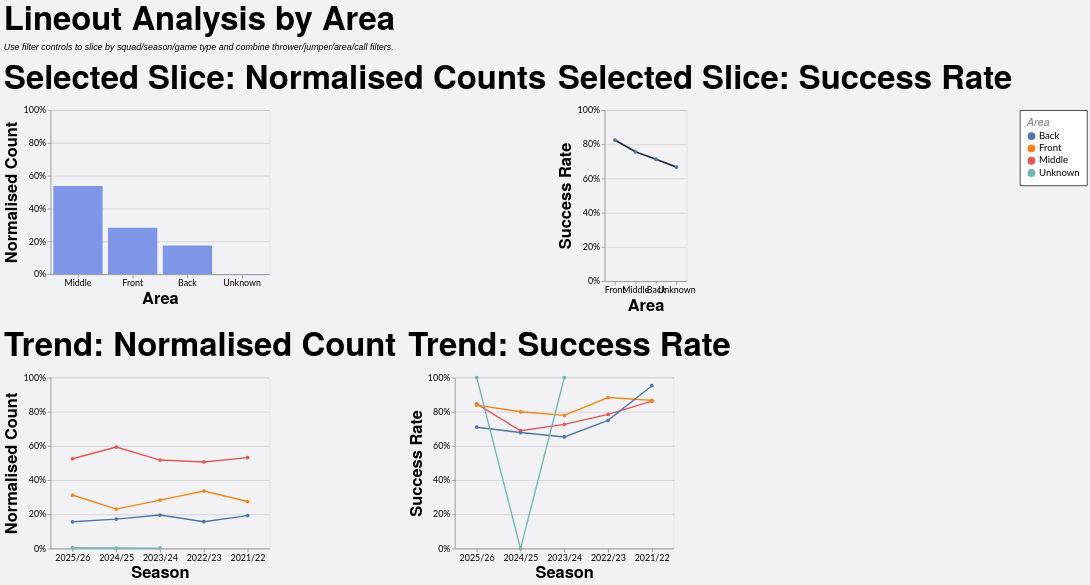

Describe this chart as a Vega-Lite specification.
### Vega-Lite specification from a JSON file in a GitHub repository (floating-point values rounded to 4 significant figures; data arrays with more than 128 entries replaced by an {"elided": "..."} marker saying what was removed)
{"config": {"axis": {"labelFont": "Lato, sans-serif", "titleFont": "PT Sans Narrow, Helvetica Neue, Helvetica, Arial, sans-serif", "labelFontSize": 13, "titleFontSize": 24, "gridColor": "#202947", "gridOpacity": 0.2}, "header": {"labelFont": "PT Sans Narrow, Helvetica Neue, Helvetica, Arial, sans-serif", "titleFont": "PT Sans Narrow, Helvetica Neue, Helvetica, Arial, sans-serif", "labelFontSize": 24, "titleFontSize": 28, "labelFontWeight": "bold", "orient": "left"}, "legend": {"labelFont": "Lato, sans-serif", "titleFont": "PT Sans Narrow, Helvetica Neue, Helvetica, Arial, sans-serif", "labelFontSize": 14, "titleFontSize": 16, "titlePadding": 5, "fillColor": "white", "strokeColor": "black", "padding": 10, "titleFontWeight": "lighter", "titleFontStyle": "italic", "titleColor": "gray", "offset": 10}, "title": {"font": "PT Sans Narrow, Helvetica Neue, Helvetica, Arial, sans-serif", "fontSize": 48, "fontWeight": "bold", "anchor": "start", "align": "center", "titlePadding": 20, "subtitlePadding": 10, "subtitleFontSize": 13, "subtitleColor": "", "subtitleFontStyle": "italic", "offset": 15, "color": "black"}, "axisX": {"labelAngle": 0}, "facet": {"title": null, "header": null, "align": {"row": "each", "column": "each"}}, "resolve": {"scale": {"y": "independent", "facet": "independent"}}, "background": "#f2f1f4"}, "vconcat": [{"hconcat": [{"mark": {"type": "bar", "color": "#7d96e8"}, "encoding": {"tooltip": [{"field": "area", "title": "Area", "type": "nominal"}, {"field": "attempts", "format": ",.0f", "title": "Lineouts", "type": "quantitative"}, {"field": "share", "format": ".1%", "title": "Normalised Count", "type": "quantitative"}], "x": {"field": "area", "sort": "-y", "title": "Area", "type": "nominal"}, "y": {"axis": {"format": "%"}, "field": "share", "scale": {"domain": [0, 1]}, "title": "Normalised Count", "type": "quantitative"}}, "height": 240, "title": "Selected Slice: Normalised Counts", "transform": [{"filter": "(loSquad == 'All' || datum.squad == loSquad) && (loGameType == 'All' || (loGameType == 'League + Cup' && (datum.game_type == 'League' || datum.game_type == 'Cup')) || (loGameType == 'League only' && datum.game_type == 'League') || datum.game_type == loGameType) && (loOpposition == 'All' || datum.opposition == loOpposition) && (loThrower == 'All' || datum.thrower == loThrower) && (loJumper == 'All' || datum.jumper == loJumper) && (loArea == 'All' || datum.area == loArea) && (loNumbers == 'All' || datum.numbers == loNumbers) && (loCall == 'All' || datum.call == loCall) && (loCallType == 'All' || datum.call_type == loCallType)"}, {"filter": "(loSeason == 'All' || datum.season == loSeason)"}, {"aggregate": [{"op": "count", "as": "attempts"}, {"op": "sum", "field": "won", "as": "won"}], "groupby": ["area"]}, {"joinaggregate": [{"op": "sum", "field": "attempts", "as": "total_attempts"}]}, {"calculate": "datum.attempts / datum.total_attempts", "as": "share"}, {"calculate": "datum.won / datum.attempts", "as": "success_rate"}], "width": 320}, {"mark": {"type": "line", "color": "#202946", "point": true, "strokeWidth": 2.5}, "encoding": {"tooltip": [{"field": "area", "title": "Area", "type": "nominal"}, {"field": "won", "format": ",.0f", "title": "Won", "type": "quantitative"}, {"field": "attempts", "format": ",.0f", "title": "Lineouts", "type": "quantitative"}, {"field": "success_rate", "format": ".1%", "title": "Success Rate", "type": "quantitative"}], "x": {"field": "area", "sort": "-y", "title": "Area", "type": "nominal"}, "y": {"axis": {"format": "%"}, "field": "success_rate", "scale": {"domain": [0, 1]}, "title": "Success Rate", "type": "quantitative"}}, "height": 250, "title": "Selected Slice: Success Rate", "transform": [{"filter": "(loSquad == 'All' || datum.squad == loSquad) && (loGameType == 'All' || (loGameType == 'League + Cup' && (datum.game_type == 'League' || datum.game_type == 'Cup')) || (loGameType == 'League only' && datum.game_type == 'League') || datum.game_type == loGameType) && (loOpposition == 'All' || datum.opposition == loOpposition) && (loThrower == 'All' || datum.thrower == loThrower) && (loJumper == 'All' || datum.jumper == loJumper) && (loArea == 'All' || datum.area == loArea) && (loNumbers == 'All' || datum.numbers == loNumbers) && (loCall == 'All' || datum.call == loCall) && (loCallType == 'All' || datum.call_type == loCallType)"}, {"filter": "(loSeason == 'All' || datum.season == loSeason)"}, {"aggregate": [{"op": "count", "as": "attempts"}, {"op": "sum", "field": "won", "as": "won"}], "groupby": ["area"]}, {"joinaggregate": [{"op": "sum", "field": "attempts", "as": "total_attempts"}]}, {"calculate": "datum.attempts / datum.total_attempts", "as": "share"}, {"calculate": "datum.won / datum.attempts", "as": "success_rate"}], "width": {"step": 30}}], "spacing": 16}, {"hconcat": [{"mark": {"type": "line", "point": true, "strokeWidth": 2}, "encoding": {"color": {"field": "area", "title": "Area", "type": "nominal"}, "tooltip": [{"field": "season", "title": "Season", "type": "nominal"}, {"field": "area", "title": "Area", "type": "nominal"}, {"field": "attempts", "format": ",.0f", "title": "Lineouts", "type": "quantitative"}, {"field": "norm_count", "format": ".1%", "title": "Normalised Count", "type": "quantitative"}], "x": {"field": "season", "sort": "-x", "title": "Season", "type": "nominal"}, "y": {"axis": {"format": "%"}, "field": "norm_count", "scale": {"domain": [0, 1]}, "title": "Normalised Count", "type": "quantitative"}}, "height": 250, "title": "Trend: Normalised Count", "transform": [{"filter": "(loSquad == 'All' || datum.squad == loSquad) && (loGameType == 'All' || (loGameType == 'League + Cup' && (datum.game_type == 'League' || datum.game_type == 'Cup')) || (loGameType == 'League only' && datum.game_type == 'League') || datum.game_type == loGameType) && (loOpposition == 'All' || datum.opposition == loOpposition) && (loThrower == 'All' || datum.thrower == loThrower) && (loJumper == 'All' || datum.jumper == loJumper) && (loArea == 'All' || datum.area == loArea) && (loNumbers == 'All' || datum.numbers == loNumbers) && (loCall == 'All' || datum.call == loCall) && (loCallType == 'All' || datum.call_type == loCallType)"}, {"aggregate": [{"op": "count", "as": "attempts"}, {"op": "sum", "field": "won", "as": "won"}], "groupby": ["season", "area"]}, {"joinaggregate": [{"op": "sum", "field": "attempts", "as": "season_attempts"}], "groupby": ["season"]}, {"calculate": "datum.attempts / datum.season_attempts", "as": "norm_count"}, {"calculate": "datum.won / datum.attempts", "as": "success_rate"}], "width": 320}, {"mark": {"type": "line", "point": true, "strokeWidth": 2}, "encoding": {"color": {"field": "area", "title": "Area", "type": "nominal"}, "tooltip": [{"field": "season", "title": "Season", "type": "nominal"}, {"field": "area", "title": "Area", "type": "nominal"}, {"field": "won", "format": ",.0f", "title": "Won", "type": "quantitative"}, {"field": "attempts", "format": ",.0f", "title": "Lineouts", "type": "quantitative"}, {"field": "success_rate", "format": ".1%", "title": "Success Rate", "type": "quantitative"}], "x": {"field": "season", "sort": "-x", "title": "Season", "type": "nominal"}, "y": {"axis": {"format": "%"}, "field": "success_rate", "scale": {"domain": [0, 1]}, "title": "Success Rate", "type": "quantitative"}}, "height": 250, "title": "Trend: Success Rate", "transform": [{"filter": "(loSquad == 'All' || datum.squad == loSquad) && (loGameType == 'All' || (loGameType == 'League + Cup' && (datum.game_type == 'League' || datum.game_type == 'Cup')) || (loGameType == 'League only' && datum.game_type == 'League') || datum.game_type == loGameType) && (loOpposition == 'All' || datum.opposition == loOpposition) && (loThrower == 'All' || datum.thrower == loThrower) && (loJumper == 'All' || datum.jumper == loJumper) && (loArea == 'All' || datum.area == loArea) && (loNumbers == 'All' || datum.numbers == loNumbers) && (loCall == 'All' || datum.call == loCall) && (loCallType == 'All' || datum.call_type == loCallType)"}, {"aggregate": [{"op": "count", "as": "attempts"}, {"op": "sum", "field": "won", "as": "won"}], "groupby": ["season", "area"]}, {"joinaggregate": [{"op": "sum", "field": "attempts", "as": "season_attempts"}], "groupby": ["season"]}, {"calculate": "datum.attempts / datum.season_attempts", "as": "norm_count"}, {"calculate": "datum.won / datum.attempts", "as": "success_rate"}], "width": 320}], "spacing": 16}], "data": {"name": "data-9f78a8a80e26132ebc7aef6a8d9c7f48"}, "params": [{"name": "loSquad", "value": "All"}, {"name": "loSeason", "value": "All"}, {"name": "loGameType", "value": "All"}, {"name": "loOpposition", "value": "All"}, {"name": "loThrower", "value": "All"}, {"name": "loJumper", "value": "All"}, {"name": "loArea", "value": "All"}, {"name": "loNumbers", "value": "All"}, {"name": "loCall", "value": "All"}, {"name": "loCallType", "value": "All"}], "spacing": 22, "title": {"text": "Lineout Analysis by Area", "subtitle": "Use filter controls to slice by squad/season/game type and combine thrower/jumper/area/call filters."}, "$schema": "https://vega.github.io/schema/vega-lite/v5.20.1.json", "datasets": {"data-9f78a8a80e26132ebc7aef6a8d9c7f48": {"elided": "1228 records"}}}
